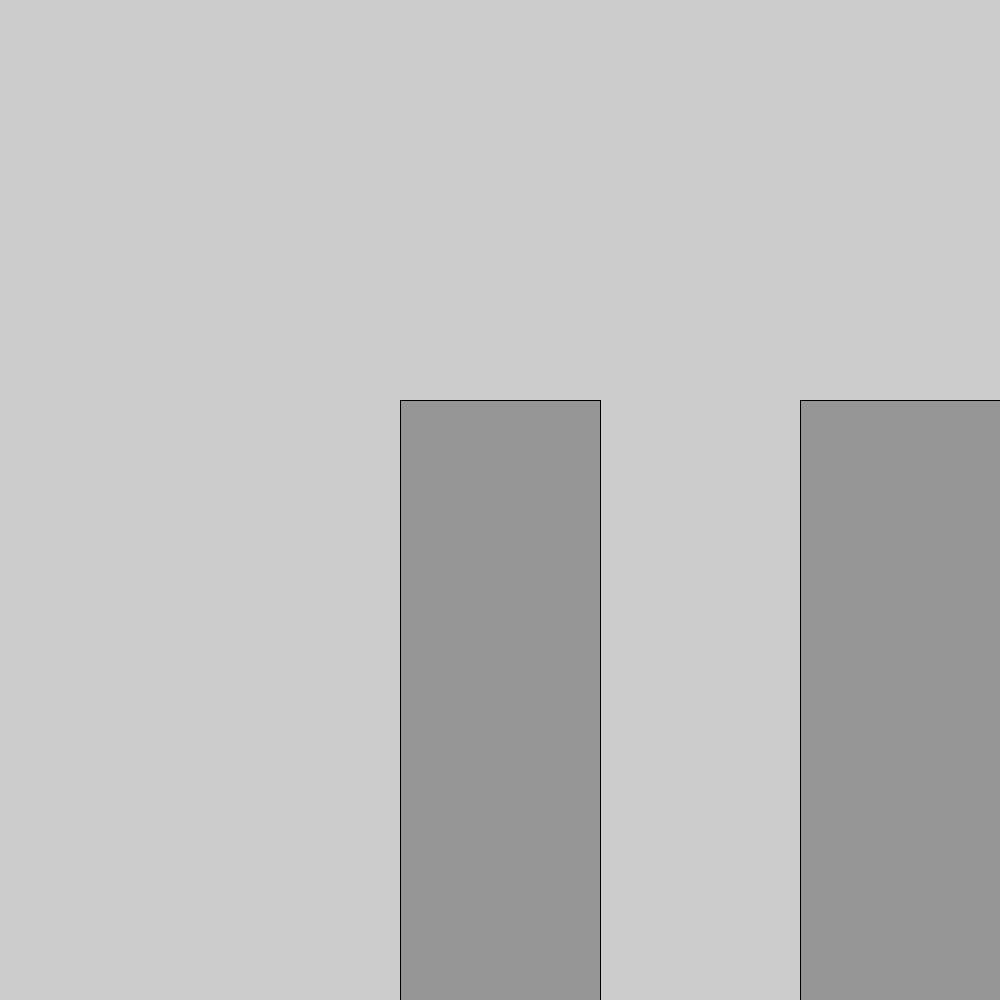
Frame 1 (no input)
Frame 60 (the mouse pressed at the canvas centre just before this capture): identical to frame 1, image omitted
Frame 120 (the mouse held since frame 60 and released just before this capture): identical to frame 1, image omitted

The Processing sketch that drew this single still picture (run headless with seeded random() and noise(); from frame 60 on, the mouse is pressed at the canvas centre):

// Processing sketch: Draw___30_buildings_step_1
// ── Draw___30_buildings_step_1.pde
void setup() {
  size(1000, 1000);
}
void draw() {
  building(800, 15, 1000);
  building(400, 15, 1000);
}

void building(int x, int floors, int y) {
  fill(150);
  rect(x, y-floors*40, 200, floors*40);
  
  
  
  fill(255);
  
      
    
  }
  
  
  
  
  
